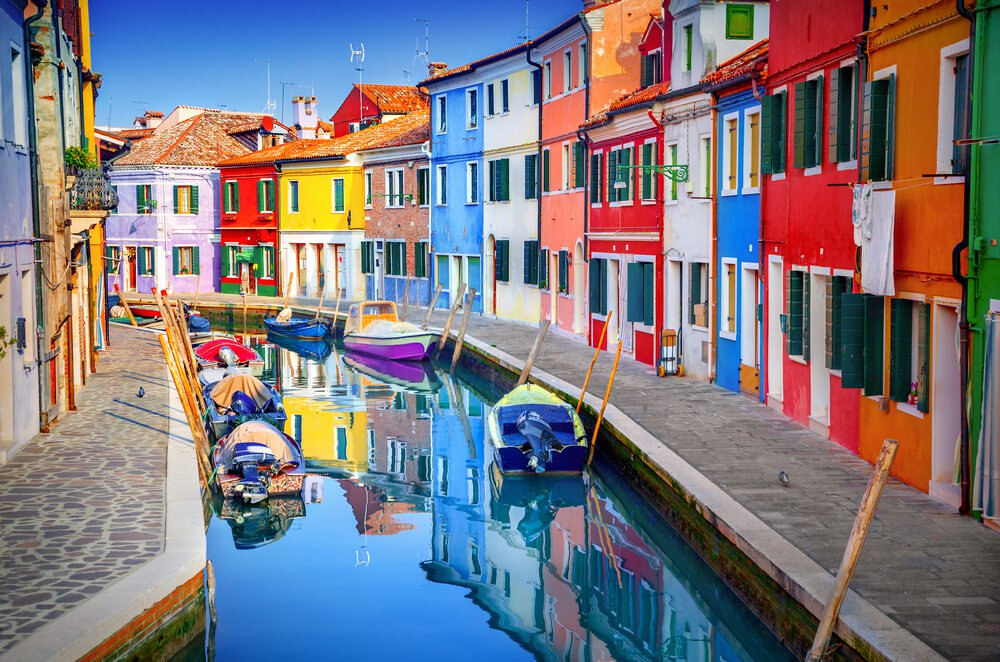
#> input picture colorpic.jpg, 1000 x 662 px
$ python main.py
#> lines starting #> are read from the running program, lines starting #| are printed output that depends on the picture
### color_detection.py
import cv2
import numpy as np
import pandas as pd
import argparse

# [5 lines of commented-out code are left out]

img_path = './colorpic.jpg'

#Reading the image with opencv
img = cv2.imread(img_path)
#> img is the input picture: shape (662, 1000, 3); mean B, G, R 127.2, 120.1, 124.8

#declaring global variables (are used later on)
clicked = False
r = g = b = xpos = ypos = 0

#Reading csv file with pandas and giving names to each column
index=["color","color_name","hex","R","G","B"]
csv = pd.read_csv('colors.csv', names=index, header=None)
#> (reads colors.csv from the repository)

#function to calculate minimum distance from all colors and get the most matching color
# [20 lines left out: functions getColorName, draw_function, not called in this run]

cv2.namedWindow('image')
cv2.setMouseCallback('image', draw_function)

while(1):

    cv2.imshow("image", img)
    if (clicked):

        #cv2.rectangle(image, startpoint, endpoint, color, thickness)-1 fills entire rectangle
        cv2.rectangle(img,(20,20), (750,75), (b,g,r), -1)

        #Creating text string to display( Color name and RGB values)
        text = getColorName(r,g,b) + ' R='+ str(r) +  ' G='+ str(g) +  ' B='+ str(b)

        #cv2.putText(img,text,start,font(0-7),fontScale,color,thickness,lineType)
        cv2.putText(img, "Esc to exit",(50,40),2,0.5,(255,255,255),1,cv2.LINE_AA)
        cv2.putText(img, text,(50,65),2,0.5,(255,255,255),1,cv2.LINE_AA)

        #For very light colours we will display text in black colour
        if(r+g+b>=600):
            cv2.putText(img, "Esc to exit",(50,40),2,0.5,(0,0,0),1,cv2.LINE_AA)
            cv2.putText(img, text,(50,65),2,0.5,(0,0,0),1,cv2.LINE_AA)

        clicked=False

    if not clicked and r == g == b == xpos == ypos == 0 :
        cv2.rectangle(img,(20,20), (750,75), (0,0,0), -1)
        cv2.putText(img, "Esc to exit",(50,40),2,0.5,(255,255,255),1,cv2.LINE_AA)
        cv2.putText(img, "Double Click to get color",(50,65),2,0.5,(255,255,255),1,cv2.LINE_AA)
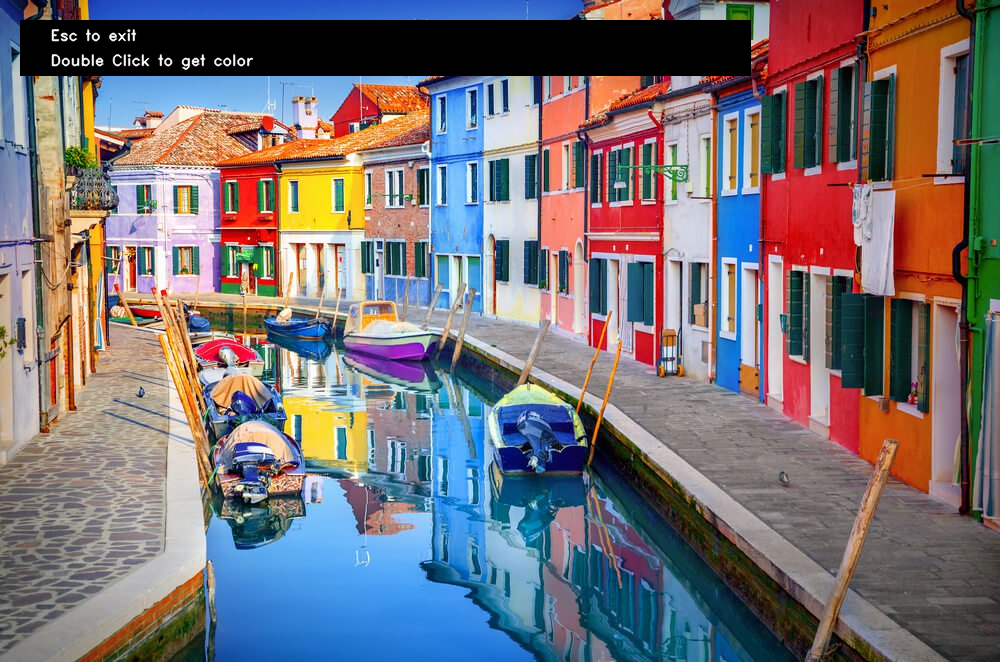
#> img: shape (662, 1000, 3); mean B, G, R 117.2, 112.7, 118.9

    #Break the loop when user hits 'esc' key
    if cv2.waitKey(20) & 0xFF ==27:
#> (key Esc is pressed here)
        break

cv2.destroyAllWindows()

### main.py
import color_detection

def detectcolor():
    color_detection
if __name__ == "__main__":
    detectcolor()
